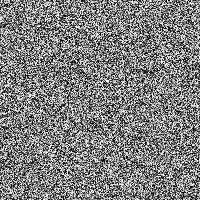
#> input picture scratch/natural_photo.png, 200 x 200 px
$ python test_pipeline_e2e.py
#> lines starting #> are read from the running program, lines starting #| are printed output that depends on the picture; long printed decimals are rounded
### python/image_pipeline.py
"""
image_pipeline.py
=================
ApproxImage Convolution Engine for Error-Tolerant Image Processing.

IMPORTANT CONSTRAINTS ENFORCED:
1. No ready-made OpenCV filtering functions (cv2.filter2D, cv2.blur, etc.) are used.
2. Every pixel multiplication is performed strictly through the verified hardware Look-Up Tables (LUTs).
3. 32-bit signed accumulation prevents premature precision loss.
4. Correct signed-magnitude decomposition ensures unsigned 8x8 hardware multiplier compatibility.
"""

import os
import cv2
import numpy as np
from skimage.metrics import structural_similarity

from multiplier_model import load_lut, LUT_DIR

# ============================================================================
# Kernel Specifications (Exact values from approved design)
# ============================================================================

KERNELS = {
    "blur": {
        "name": "Gaussian Blur / Smoothing",
        "magnitudes": np.array([
            [3, 7, 9, 7, 3],
            [7, 14, 19, 14, 7],
            [9, 19, 20, 19, 9],
            [7, 14, 19, 14, 7],
            [3, 7, 9, 7, 3]
        ], dtype=np.uint8),
        "signs": np.array([
            [+1, +1, +1, +1, +1],
            [+1, +1, +1, +1, +1],
            [+1, +1, +1, +1, +1],
            [+1, +1, +1, +1, +1],
            [+1, +1, +1, +1, +1]
        ], dtype=np.int32),
        "scale": 256.0,
        "bias": 0,
        "is_edge": False
    },
    "edge": {
        "name": "Laplacian Edge Detection",
        "magnitudes": np.array([
            [11, 21, 11],
            [21, 128, 21],
            [11, 21, 11]
        ], dtype=np.uint8),
        "signs": np.array([
            [-1, -1, -1],
            [-1, +1, -1],
            [-1, -1, -1]
        ], dtype=np.int32),
        "scale": 128.0,
        "bias": 0,
        "is_edge": True
    },
    "sharpen": {
        "name": "High-Boost Sharpening",
        "magnitudes": np.array([
            [10, 19, 10],
            [19, 244, 19],
            [10, 19, 10]
        ], dtype=np.uint8),
        "signs": np.array([
            [-1, -1, -1],
            [-1, +1, -1],
            [-1, -1, -1]
        ], dtype=np.int32),
        "scale": 128.0,
        "bias": 0,
        "is_edge": False
    },
    "emboss": {
        "name": "Directional 45-degree Emboss",
        "magnitudes": np.array([
            [48, 64, 32],
            [64, 0, 64],
            [32, 64, 48]
        ], dtype=np.uint8),
        "signs": np.array([
            [-1, -1, -1],
            [-1, 0, +1],
            [+1, +1, +1]
        ], dtype=np.int32),
        "scale": 128.0,
        "bias": 128,
        "is_edge": False
    }
}

# Alias for backwards compatibility with any edge_fine references
KERNELS["edge_fine"] = KERNELS["edge"]

# Documented legacy kernels kept for reproducibility
KERNELS_LEGACY = {
    "edge_pow2": {
        "name": "Legacy Power-of-Two Laplacian Edge Detection",
        "magnitudes": np.array([
            [16, 32, 16],
            [32, 192, 32],
            [16, 32, 16]
        ], dtype=np.uint8),
        "signs": np.array([
            [-1, -1, -1],
            [-1, +1, -1],
            [-1, -1, -1]
        ], dtype=np.int32),
        "scale": 128.0,
        "bias": 0,
        "is_edge": True
    }
}


# [20 lines left out: function load_image, not called in this run]


def convolve_2d_lut(image: np.ndarray, kernel_key: str, mode: int, lut_dir: str = None) -> np.ndarray:
    """
    Performs 2D convolution over the input image using the verified multiplier LUT.

    Dataflow:
      1. Boundary padding with reflection (np.pad mode='reflect').
      2. Shifted slice extractions for the kernel neighborhood (3x3 or 5x5).
      3. Vectorized LUT multiplication: lut[patch, coeff_magnitude].
      4. Sign restoration: sign * lut_result.
      5. Signed 32-bit accumulation.
      6. Descaling (division by scale factor), offset addition, and clamping to [0, 255].
    """
    assert kernel_key in KERNELS or kernel_key in KERNELS_LEGACY, f"Invalid kernel '{kernel_key}'. Choices: {list(KERNELS.keys())}"
    assert mode in (0, 1, 2, 3), "Mode must be 0, 1, 2, or 3."
    assert image.dtype == np.uint8, "Input image must be uint8."

    kernel = KERNELS[kernel_key] if kernel_key in KERNELS else KERNELS_LEGACY[kernel_key]
    mags = kernel["magnitudes"]
    signs = kernel["signs"]
    scale = kernel["scale"]
    bias = kernel["bias"]
    is_edge = kernel["is_edge"]

    Kh, Kw = mags.shape
    pad_h = Kh // 2
    pad_w = Kw // 2

    H, W = image.shape
    padded = np.pad(image, pad_width=((pad_h, pad_h), (pad_w, pad_w)), mode="reflect")

    # Load precomputed verified LUT for the specified mode
    lut = load_lut(mode, lut_dir)

    # 32-bit signed accumulator
    acc = np.zeros((H, W), dtype=np.int32)

    # Iterate through the Kh x Kw window positions
    for r in range(Kh):
        for c in range(Kw):
            mag = mags[r, c]
            sgn = signs[r, c]

            # Slice in padded image corresponding to image[i, j] neighborhood
            patch = padded[r : r + H, c : c + W]

            # STRICT HARDWARE LUT MULTIPLICATION:
            # Multiplies patch (A) by mag (B) via 2D array indexing
            prod = lut[patch, mag].astype(np.int32)

            if sgn == 1:
                acc += prod
            elif sgn == -1:
                acc -= prod

    # Post-processing: Descaling, bias, and clipping
    if is_edge:
        # Edge detection: output = abs(round(Acc / 128)), then clip to [0, 255]
        res = np.abs(np.round(acc / scale))
    else:
        # Blur / Sharpen / Emboss: output = round(Acc / scale) + bias, then clip to [0, 255]
        res = np.round(acc / scale) + bias

    output = np.clip(res, 0, 255).astype(np.uint8)
    return output


def process_image(image: np.ndarray, effect: str, mode: int, lut_dir: str = None) -> np.ndarray:
    """
    High-level entry point for image convolution.
    effect: 'blur', 'edge', 'sharpen', 'emboss'
    mode: 0 (exact), 1 (low approx), 2 (med approx), 3 (high approx)
    """
    return convolve_2d_lut(image, effect, mode, lut_dir)


def calculate_metrics(exact_image: np.ndarray, approx_image: np.ndarray) -> dict:
    """
    Calculates MSE, PSNR (dB), and SSIM between exact processed image and approximate output.
    """
    assert exact_image.shape == approx_image.shape, "Images must have identical dimensions."
    assert exact_image.dtype == np.uint8 and approx_image.dtype == np.uint8, "Images must be uint8."

    # Mean Squared Error
    mse = float(np.mean((exact_image.astype(np.float64) - approx_image.astype(np.float64)) ** 2))

    # Peak Signal-to-Noise Ratio
    if mse == 0.0:
        psnr = float("inf")
    else:
        psnr = float(10.0 * np.log10((255.0 ** 2) / mse))

    # Structural Similarity Index (SSIM)
    ssim = float(structural_similarity(exact_image, approx_image, data_range=255))

    return {
        "mse": mse,
        "psnr": psnr,
        "ssim": ssim
    }

### python/multiplier_model.py
"""
multiplier_model.py
===================
Bit-accurate Python software model of the Configurable 8x8 Hybrid
Lower-Part-OR Approximate Multiplier (matching approximate_multiplier.v).

Modes:
  Mode 0: Exact (100% accurate structural CSA multiplication)
  Mode 1: Low Approximation    (Columns 0..2 approximated via OR)
  Mode 2: Medium Approximation (Columns 0..4 approximated via OR)
  Mode 3: High Approximation   (Columns 0..6 approximated via OR)
"""

import os
import numpy as np

# Global cache for precomputed Look-Up Tables
_LUT_CACHE = {}
LUT_DIR = os.path.join(os.path.dirname(os.path.dirname(os.path.abspath(__file__))), "results", "luts")


# [4 lines left out: function exact_multiplier, not called in this run]


def approximate_multiplier(A: int, B: int, mode: int = 0) -> int:
    """
    Bit-accurate simulation of approximate_multiplier.v without using '*'.

    Reproduces the exact gate-level hardware stages:
      1. Structural 64 1-bit AND partial products: pp[i][j] = A[j] & B[i]
      2. Lower-part OR reduction for columns 0 to 6
      3. Partial product gating for the exact CSA adder tree based on mode
      4. Exact Carry-Save addition of the active partial products
      5. Output multiplexing selecting OR bits vs CSA sum bits
    """
    assert 0 <= A <= 255 and 0 <= B <= 255, "Inputs must be 8-bit unsigned integers (0-255)."
    assert mode in (0, 1, 2, 3), "Mode must be 0, 1, 2, or 3."

    # Step 1: Structural Partial Product Generation (64 AND gates)
    # pp[i][j] where i is row (from B[i]), j is column (from A[j])
    pp = [[((A >> j) & 1) & ((B >> i) & 1) for j in range(8)] for i in range(8)]

    # Step 2: Lower-Part OR Reduction Logic (Columns 0 to 6)
    # Column weight c = i + j
    col_or = [0] * 7
    for c in range(7):
        bit_val = 0
        for i in range(8):
            for j in range(8):
                if i + j == c:
                    bit_val |= pp[i][j]
        col_or[c] = bit_val

    # Step 3: Exact CSA Adder Tree Input Selection (Mode-gated)
    # Determine which columns are approximated based on mode:
    # Mode 0: None (K=0)
    # Mode 1: Columns 0..2 (K=3)
    # Mode 2: Columns 0..4 (K=5)
    # Mode 3: Columns 0..6 (K=7)
    pp_csa = [[0 for _ in range(8)] for _ in range(8)]
    for i in range(8):
        for j in range(8):
            c = i + j
            is_approx_col = (
                (mode == 1 and c < 3) or
                (mode == 2 and c < 5) or
                (mode == 3 and c < 7)
            )
            pp_csa[i][j] = 0 if is_approx_col else pp[i][j]

    # Step 4: Structural CSA Adder Tree Sum
    # Sums all active partial products pp_csa[i][j] according to bit weights 2^(i+j)
    p_csa = 0
    for i in range(8):
        for j in range(8):
            if pp_csa[i][j]:
                p_csa += (1 << (i + j))

    # Step 5: Output Multiplexing Layer
    # Lower bits select col_or[b] if in approx zone; otherwise select P_csa[b].
    # Bits 7..15 always select P_csa[b].
    product = 0
    for b in range(16):
        if b < 7:
            is_approx_bit = (
                (mode == 1 and b < 3) or
                (mode == 2 and b < 5) or
                (mode == 3 and b < 7)
            )
            bit_out = col_or[b] if is_approx_bit else ((p_csa >> b) & 1)
        else:
            bit_out = (p_csa >> b) & 1

        if bit_out:
            product |= (1 << b)

    return product & 0xFFFF


def generate_lut(mode: int) -> np.ndarray:
    """
    Generates a full 256x256 uint16 Look-Up Table (LUT) for the specified mode.
    LUT[A, B] gives the product of A and B under that approximation mode.
    """
    assert mode in (0, 1, 2, 3), "Mode must be 0, 1, 2, or 3."
    lut = np.zeros((256, 256), dtype=np.uint16)
    for a in range(256):
        for b in range(256):
            lut[a, b] = approximate_multiplier(a, b, mode)
    return lut


# [12 lines left out: function save_luts, not called in this run]


def load_lut(mode: int, lut_dir: str = None) -> np.ndarray:
    """Loads the Look-Up Table for the specified mode from disk (or cache)."""
    assert mode in (0, 1, 2, 3), "Mode must be 0, 1, 2, or 3."
    if mode in _LUT_CACHE:
        return _LUT_CACHE[mode]

    if lut_dir is None:
        lut_dir = LUT_DIR

    file_path = os.path.join(lut_dir, f"lut_mode{mode}.npy")
    if not os.path.exists(file_path):
        # Generate on the fly if file does not exist yet
        lut = generate_lut(mode)
        _LUT_CACHE[mode] = lut
        return lut

    lut = np.load(file_path)
    _LUT_CACHE[mode] = lut
    return lut


# [7 lines left out: function lookup_multiply, not called in this run]

### scratch/test_pipeline_e2e.py
import os
import sys
import numpy as np
import cv2

# Setup path
CURRENT_DIR = os.path.dirname(os.path.abspath(__file__))
PROJECT_ROOT = os.path.dirname(CURRENT_DIR)
sys.path.insert(0, os.path.join(PROJECT_ROOT, "python"))

from image_pipeline import process_image, calculate_metrics

def test_pipeline():
    img_path = os.path.join(PROJECT_ROOT, "scratch", "natural_photo.png")
    img = cv2.imread(img_path, cv2.IMREAD_GRAYSCALE)
#> img is the input picture: shape (200, 200); min 0, max 255, mean 127.4
    if img is None:
        img = np.random.randint(0, 256, (100, 100), dtype=np.uint8)

    print("Processing Mode 0...")
    res0 = process_image(img, "blur", 0)
#> in convolve_2d_lut, `padded = np.pad(image, pad_width=((pad_h, pad_h), (pad_w, pad_w)), mod..`:
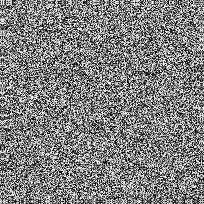
#> padded: shape (204, 204); min 0, max 255, mean 127.5
#> after the loop in convolve_2d_lut, `for r in range(Kh):`:
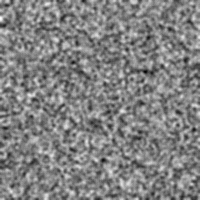
#> acc: shape (200, 200) int32; min 14020, max 50428, mean 32624.8; drawn with min black and max white
    print("Processing Mode 3...")
    res3 = process_image(img, "blur", 3)

    diff = np.abs(res0.astype(np.int32) - res3.astype(np.int32))
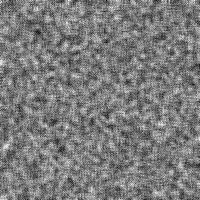
#> diff: shape (200, 200) int32; min 1, max 11, mean 5.86; drawn with min black and max white
    print("Max difference:", np.max(diff))
#| Max difference: 11
    print("Mismatched pixels:", np.sum(diff > 0))
#| Mismatched pixels: 40000
    print("Total pixels:", img.size)
#| Total pixels: 40000

    metrics = calculate_metrics(res0, res3)
#> in calculate_metrics, `mse = float(np.mean((exact_image.astype(np.float64) - approx_image.ast..`: mse = 35.7
#> in calculate_metrics, `psnr = float(10.0 * np.log10((255.0 ** 2) / mse))`: psnr = 32.6
#> in calculate_metrics, `ssim = float(structural_similarity(exact_image, approx_image, data_ran..`: ssim = 0.996
#> metrics = {'mse': 35.7, 'psnr': 32.6, 'ssim': 0.996}
    print("Metrics Mode 0 vs 3:", metrics)
#| Metrics Mode 0 vs 3: {'mse': 35.703, 'psnr': 32.604, 'ssim': 0.996}

    # Try with sharpen to see if difference exists
    res0_shp = process_image(img, "sharpen", 0)
#> call 3 of convolve_2d_lut, with kernel_key = 'sharpen', mode = 0
#> in convolve_2d_lut (call 3), `padded = np.pad(image, pad_width=((pad_h, pad_h), (pad_w, pad_w)), mod..`:
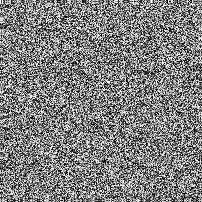
#> padded: shape (202, 202); min 0, max 255, mean 127.4
#> after the loop in convolve_2d_lut (call 3), `for r in range(Kh):`:
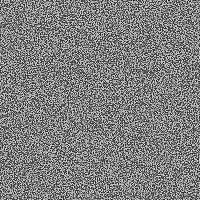
#> acc: shape (200, 200) int32; min -24639, max 57502, mean 16308; drawn with min black and max white
#> in convolve_2d_lut (call 3), `output = np.clip(res, 0, 255).astype(np.uint8)`:
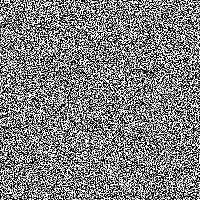
#> output: shape (200, 200); min 0, max 255, mean 127.7
    res3_shp = process_image(img, "sharpen", 3)
    diff_shp = np.abs(res0_shp.astype(np.int32) - res3_shp.astype(np.int32))
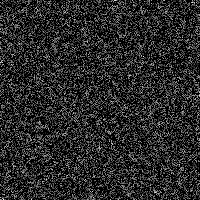
#> diff_shp: shape (200, 200) int32; min 0, max 8, mean 1.32; drawn with min black and max white
    print("Max diff sharpen:", np.max(diff_shp))
#| Max diff sharpen: 8
    print("Mismatched pixels sharpen:", np.sum(diff_shp > 0))
#| Mismatched pixels sharpen: 19939

if __name__ == "__main__":
    test_pipeline()
